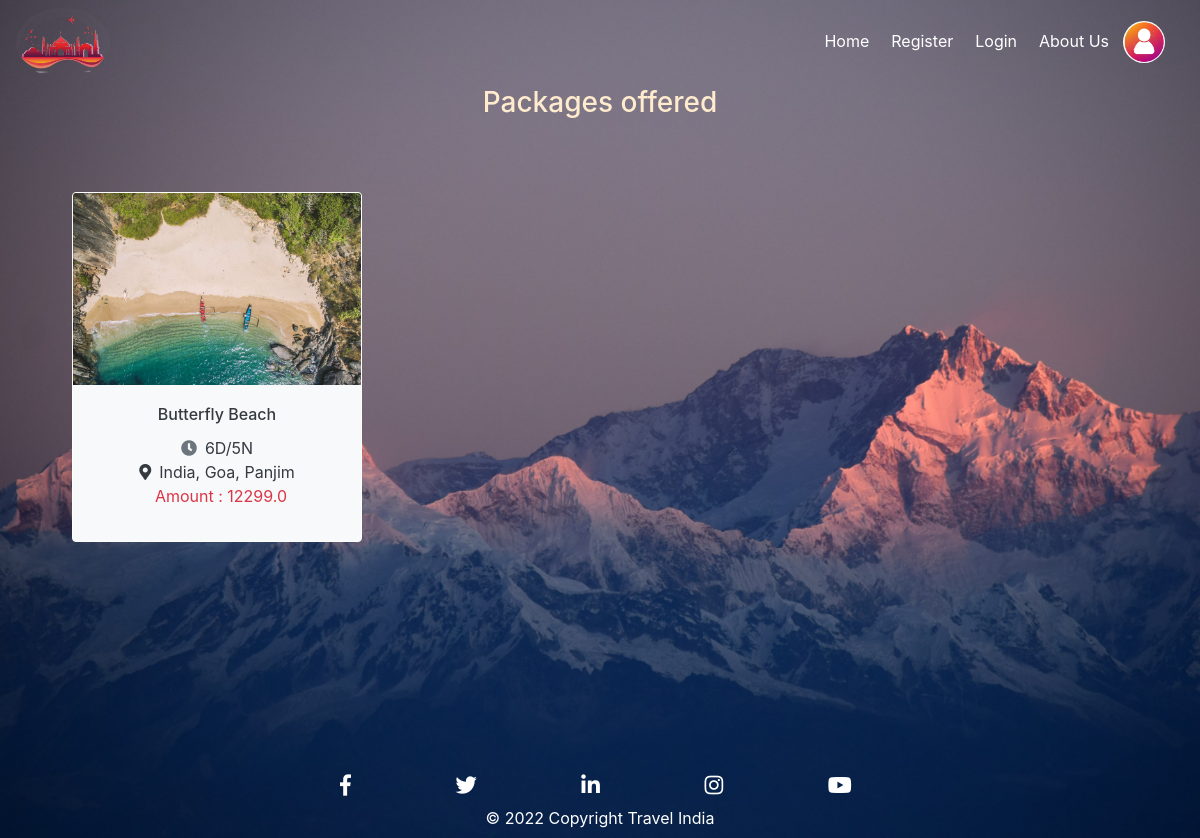
Page /packages_season/Summer on the committed database.
### TourPackages/models.py (models this page shows, shortened)
class Packages(models.Model):
    PlaceImage1 = models.ImageField(default = "DPlace.jpg", upload_to = 'Places/')
    PlaceImage2 = models.ImageField(default = "DPlace.jpg", upload_to = 'Places/')
    PlaceImage3 = models.ImageField(default = "DPlace.jpg", upload_to = 'Places/')
    PlaceName = models.CharField(max_length=100, default=None, null=True)
    Country = models.CharField(max_length=100, default=None, null=True)
    State = models.CharField(max_length=100, default=None, null=True)
    City = models.CharField(max_length=100, default=None, null=True)
    PlaceDescription = models.TextField(default=None, null=True)
    no_Days = models.CharField(max_length=10, default=None, null=True)
    Amount = models.FloatField(max_length=10, default=None, null=True)
    stayDetails = models.TextField(default=None, null=True)
    Activities = models.TextField(default=None, null=True)
    Startpoint = models.CharField(max_length=50, default=None, null=True )
    Endpoint = models.CharField(max_length=50, default=None, null=True)
    Exclusions = models.TextField(default=None, null=True)
    Season = models.CharField(max_length=50, default=None, null=True, choices=Seasons)

### TourPackages/views.py (the view)
# urls.py: re_path(r'^packages_season/(?P<season>[\w-]+)', views.package_list.as_view(), name='Package_URL'),
class package_list(ListView):
    model = Packages
    template_name = 'TourPackages/package_list.html'
    context_object_name = 'packag'
    def get_queryset(self):
        if 'season' in self.kwargs.keys():
            pack = Packages.objects.filter(Season=self.kwargs['season'])
        else:
            pack = Packages.objects.all()
        return pack

### TourPackages/templates/TourPackages/package_list.html (shortened to what this page needs)
{% extends 'TourPackages/Base.html' %}
{% block content %}
    <h3 style="text-align: center; color: blanchedalmond;">Packages offered</h3>
    <div class="row m-5">
        {% for pack in packag %}
        <div class="div1 bg-light rounded m-4" style=" width: 290px; height: 350px;" >
        <a class="text-dark" href="{% url 'Package_details_URL' pack.id %}" style="text-decoration: none;">
            <img class="card-img-top" src="{{ pack.PlaceImage1.url }}" alt="Bologna">
            <div class="card-body text-center">
              <h6 class="card-title">{{ pack.PlaceName }}</h6>
              <span><i class="fas fa-clock text-muted mr-2"></i>{{ pack.no_Days }}</span><br>
              <span><i class="fa fa-map-marker-alt mr-2"></i>{{ pack.Country }}, {{ pack.State }}, {{ pack.City }}</span> <br>
              <span class="text-danger">Amount : {{ pack.Amount }}</span>
            </div>
        </a>
          </div>
        {% empty %}
        <h5 class='text-white pt-2 ml-4'>
            No Data Present.
        </h5>
        {% endfor %}
    </div>
{% endblock content %}

### TourPackages/templates/TourPackages/package_list.html (style rules this page uses)
.div1 { opacity:1.0; border : 0.1px solid white; width: 400px; backdrop-filter: blur(7px); margin-left: 30px; }

### rows in the picture
Packages: PlaceImage1 (picture), PlaceName "Butterfly Beach", no_Days "6D/5N", Country "India", State "Goa", City "Panjim", Amount "12299.0"
